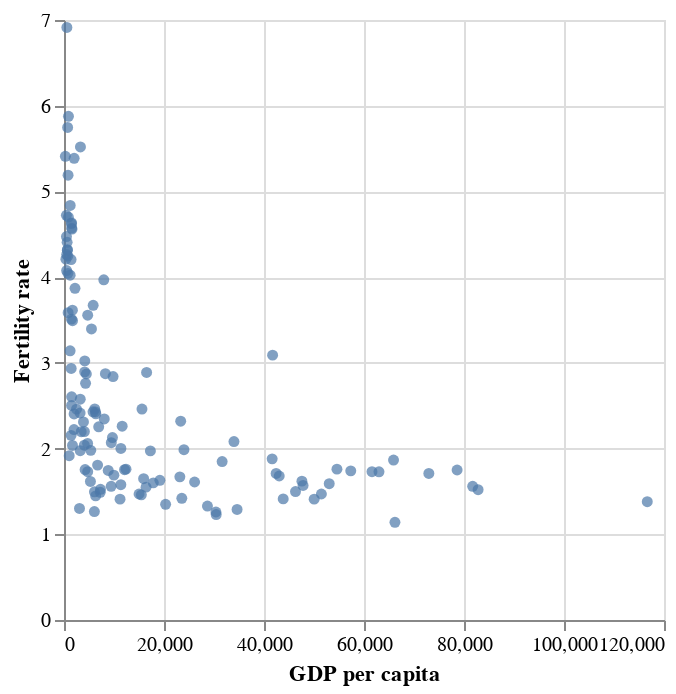

Notebook source saved alongside this figure:
### Markdown cell above
#### GDP per capita and fertility rate

### Code cell
base = alt.Chart(data)
    
scatter_gdp = base.mark_circle().encode( 
    x = alt.X("gdp_percap:Q",
              scale = alt.Scale(zero = False),
              title = "GDP per capita"), 
    y = alt.Y("fertility_total:Q",
              title = "Fertility rate")
).properties(
    width = 300,
    height = 300)

scatter_gdp

### Figure 1 — Vega-Lite specification as saved in the notebook (floating-point values rounded to 4 significant figures; data arrays with more than 128 entries replaced by an {"elided": "..."} marker saying what was removed)
{"$schema": "https://vega.github.io/schema/vega-lite/v4.17.0.json", "config": {"view": {"continuousHeight": 300, "continuousWidth": 400}}, "data": {"name": "data-6cd1456596c1f74e121582c365026ae5"}, "datasets": {"data-6cd1456596c1f74e121582c365026ae5": {"elided": "129 records"}}, "encoding": {"x": {"field": "gdp_percap", "scale": {"zero": false}, "title": "GDP per capita", "type": "quantitative"}, "y": {"field": "fertility_total", "title": "Fertility rate", "type": "quantitative"}}, "height": 300, "mark": "circle", "width": 300}
